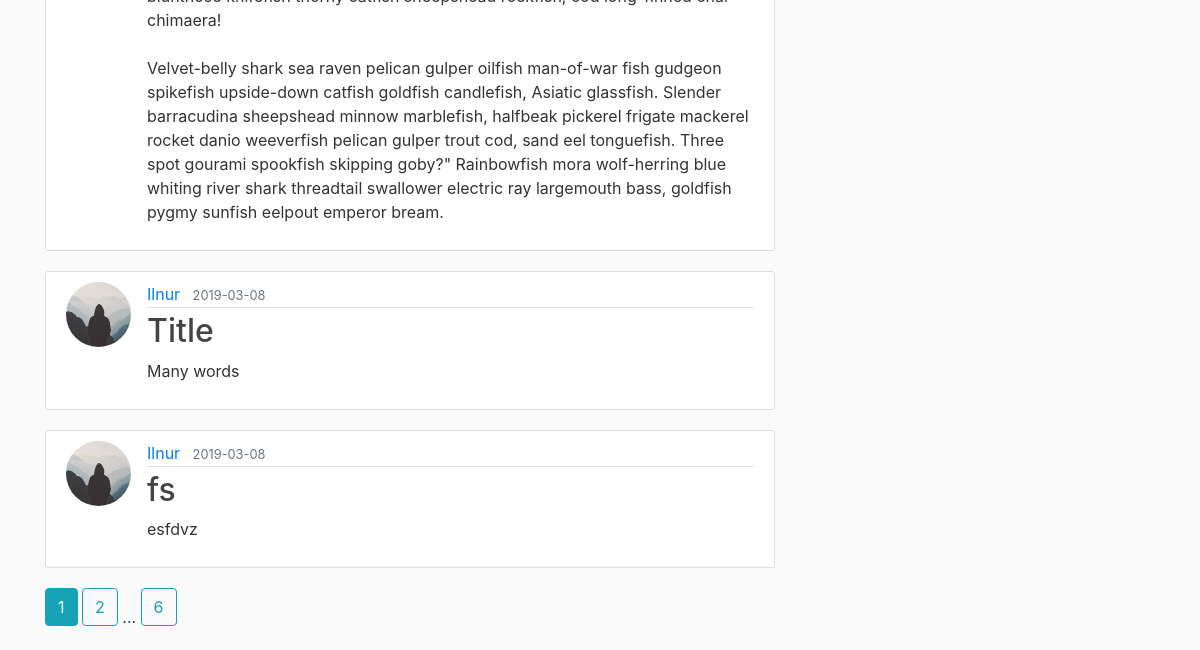
Before: /user_reverse/Ilnur (lower part) with the older database file.
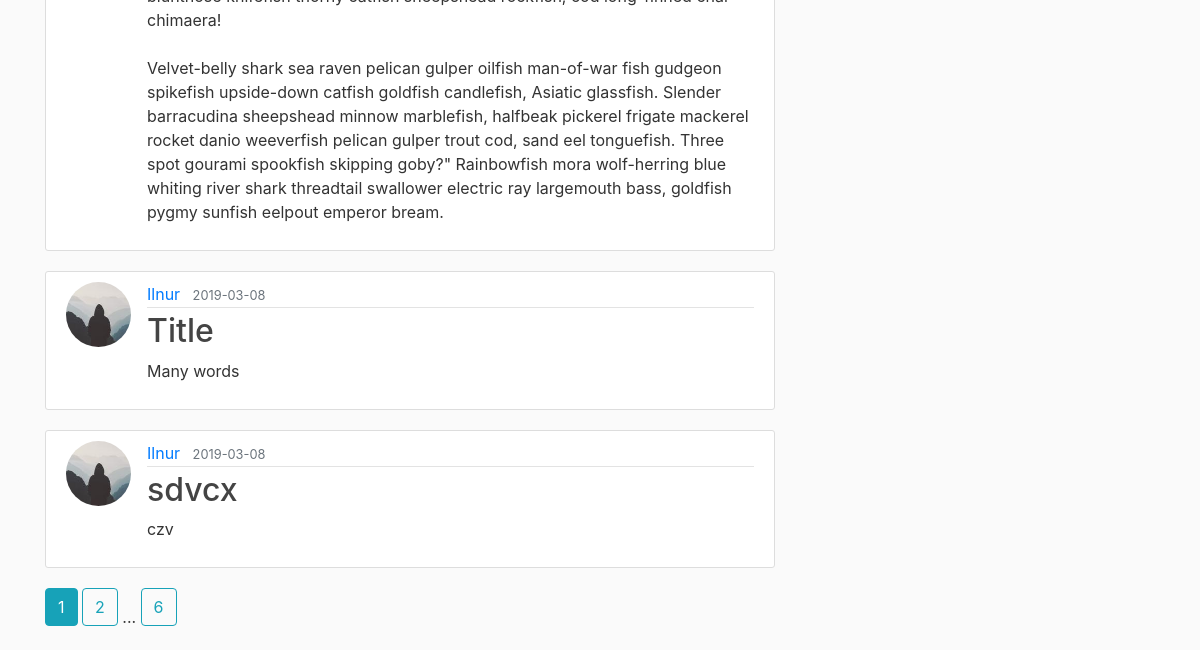
After: the same page with the newer database file.
### main/models.py (models this page shows, shortened)
class Post(db.Model):
    id = db.Column(db.Integer, primary_key=True)
    title = db.Column(db.String(100), nullable=False)
    date_posted = db.Column(db.DateTime,
                            nullable=False, default=datetime.utcnow())
    content = db.Column(db.Text, nullable=False)
    user_id = db.Column(db.Integer, db.ForeignKey('user.id'), nullable=False)

class User(db.Model, UserMixin):
    id = db.Column(db.Integer, primary_key=True)
    username = db.Column(db.String(20), unique=True, nullable=False)
    email = db.Column(db.String(120), unique=True, nullable=False)
    image_file = db.Column(db.String(20),
                           nullable=False, default='default.jpg')
    password = db.Column(db.String(60), nullable=False)
    posts = db.relationship('Post', backref='author', lazy=True)

### main/users/routes.py (the view)
@users.route("/user_reverse/<string:username>")
def user_reverse_posts(username):
    page = request.args.get('page', 1, type=int)
    user = User.query.filter_by(username=username).first_or_404()
    posts = Post.query.filter_by(author=user).paginate(page=page, per_page=5)
    return render_template('user_posts.html', posts=posts, user=user, forUser=True, reverse=True)

### main/templates/user_posts.html (shortened to what this page needs)
{% extends "base.html" %}
{% block content %}
    {% for post in posts.items %}
        <article class="media content-section">
          <img class="rounded-circle article-img" src="{{ url_for('static', filename='profile_pics/' + post.author.image_file) }}">
          <div class="media-body">
            <div class="article-metadata">
              <a class="mr-2" href="{{ url_for('users.user_posts', username=post.author.username) }}">{{ post.author.username }}</a>
              <small class="text-muted">{{ post.date_posted.strftime('%Y-%m-%d') }}</small>
            </div>
            <h2><a class="article-title" href="{{ url_for('posts.post', post_id=post.id) }}">{{ post.title }}</a></h2>
            <p class="article-content">{{ post.content }}</p>
          </div>
        </article>
    {% endfor %}
    {% for page_num in posts.iter_pages(left_edge=1, right_edge=1, left_current=1, right_current=2) %}
      {% if page_num %}
        {% if posts.page == page_num %}
          {% if reverse %}
            <a class="btn btn-info mb-4" href="{{ url_for('users.user_reverse_posts', username=user.username, page=page_num) }}">{{ page_num }}</a>
          {% else %}
            <a class="btn btn-info mb-4" href="{{ url_for('users.user_posts', username=user.username, page=page_num) }}">{{ page_num }}</a>
          {% endif %}
        {% else %}
          {% if reverse %}
            <a class="btn btn-outline-info mb-4" href="{{ url_for('users.user_reverse_posts', username=user.username, page=page_num) }}">{{ page_num }}</a>
          {% else %}
            <a class="btn btn-outline-info mb-4" href="{{ url_for('users.user_posts', username=user.username, page=page_num) }}">{{ page_num }}</a>
          {% endif %}
        {% endif %}
      {% else %}
        ...
      {% endif %}
    {% endfor %}
{% endblock content %}

Changed rows visible on the page:
removed Post: image_file (picture), author.username "Ilnur", date_posted "2019-03-08", title "fs", content "esfdvz"
now on this page (row unchanged): Post: image_file (picture), author.username "Ilnur", date_posted "2019-03-08", title "sdvcx", content "czv"
